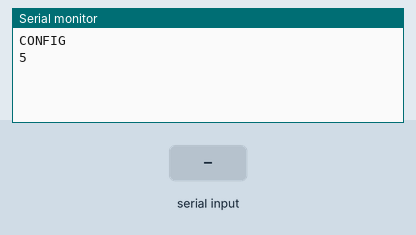
This sketch was run on a simulated Arduino Uno, built with avr-gcc and run on an emulated ATmega328P. Shown: the last lines printed to the serial monitor. The test bench sets the inputs (shaded band).

Above: at 1.2 s.
1.3 s: "s\n" received over Serial
At 2.1 s:
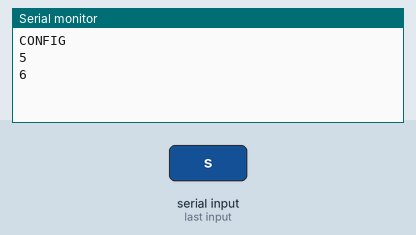
2.8 s: byte 115 ('s') received over Serial
At 4.1 s:
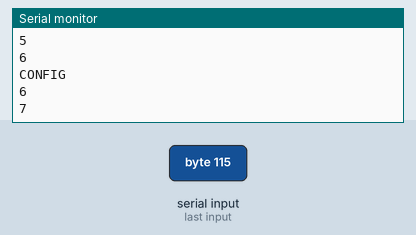
4.3 s: byte 108 ('l') received over Serial
At 4.9 s:
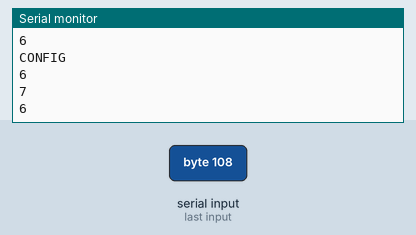
5.8 s: byte 99 ('c') received over Serial
At 7.5 s:
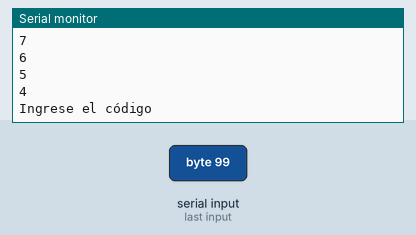
7.8 s: "4321\n" received over Serial
At 8.9 s:
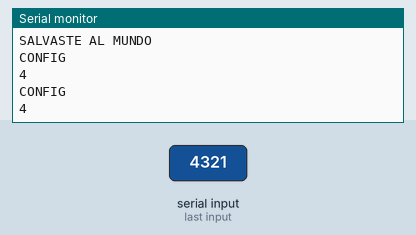
9.3 s: "l\n" received over Serial
At 13.1 s:
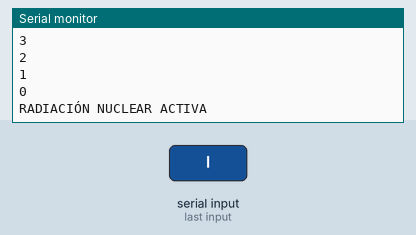
Timing chart, 0 to 13.3 s (numbered marks = the images above; inputs shaded):
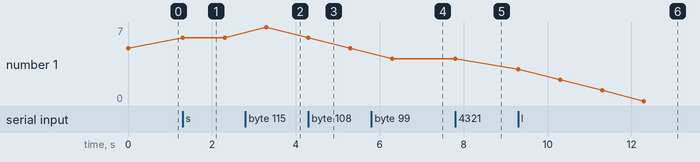

The sketch:

sketch_jul31a.ino
```cpp
char configuracion;

char codigo;

String contras;

bool pausado = false;

static uint32_t lastTime;

static uint32_t currentTime;

int tiempo = 5;

const int botonSubir = 2; // Pin para el botón S

const int botonBajar = 3; // Pin para el botón B

const int botonCuenta = 4; // Pin para el botón B


void setup() {

  pinMode(botonSubir, INPUT);

  pinMode(botonBajar, INPUT);

}

void loop() {

  task1();

  Serial.begin(115200);

}

void task1() {

  enum class Task1States {

    INIT,

    WAIT_FOR_TIMEOUT

  };

  static Task1States task1State = Task1States::INIT;

  switch (task1State) {

    case Task1States::INIT: {

      lastTime = millis();

      task1State = Task1States::WAIT_FOR_TIMEOUT;

      break;

    }

    case Task1States::WAIT_FOR_TIMEOUT: {

      CONFIG();

      break;

    }

    default: {

      break;

    }

  }

}

void CONFIG() {

  Serial.println("CONFIG");

  Serial.println(tiempo);

  while (true) {

    if (Serial.available() > 0) {

      configuracion = Serial.read();

      switch (configuracion) {

        case 's': {

          if (tiempo < 40) {

            tiempo++;

          }

          break;

        }

        case 'b': {

          if (tiempo > 1) {

            tiempo--;

          }

          break;

        }

        case 'l': {

          CUENTA();

          break;

        }

        default: {

          Serial.println("CONFIG");

          break;

        }

      }

      Serial.println(tiempo); // Mostrar el nuevo valor de tiempo

      delay(1000);

    }

  }

}

void CUENTA() {

  while (true) {

    currentTime = millis();

    if ((currentTime - lastTime) >= 1000) {

      tiempo--;

      lastTime = currentTime;

      Serial.println(tiempo); // Mostrar el nuevo valor de tiempo


    if (Serial.available() > 0) {

      codigo = Serial.read();

    }

    if (codigo == 'c') {

      CONTRASENA();

    }

    if (tiempo <= 0) {

      Serial.println("RADIACIÓN NUCLEAR ACTIVA");

      delay(2000);

      break; // Terminar el loop en lugar de llamar a loop() directamente

    }

    }

  }

}

void CONTRASENA() {

  Serial.println("Ingrese el código");

  String contras = ""; // Limpiar la cadena de entrada

  while (true) {

    if (Serial.available() > 0) {

      char inputChar = Serial.read();

      // Solo añadir el carácter si no es un salto de línea o retorno de carro

      if (inputChar != '\n' && inputChar != '\r') {

        contras += inputChar; // Agregar el carácter leído a la cadena

      }


      // Verificar si la longitud de la cadena es 4

      if (contras.length() == 4) {

        // Verificar si la contraseña es correcta

        if (contras == "4321") {

          Serial.println("SALVASTE AL MUNDO");

          CONFIG();

          break; // Salir del bucle si la contraseña es correcta

        } else {

          Serial.println("Contraseña incorrecta");

          contras = ""; // Limpiar la cadena para volver a intentarlo

          CUENTA();

        }

      }

    }

  }

}
```

Measured:
- after the input at 1.3 s, the serial monitor: prints a new line at once (image 1)
- after the input at 2.8 s, the serial monitor: prints a new line after 0.50 s (image 2)
- after the input at 5.8 s, the serial monitor: prints a new line after 0.50 s (image 4)
- after the input at 7.8 s, the serial monitor: prints a new line at once (image 5)
- after the input at 9.3 s, the serial monitor: prints a new line at once (image 6)
- plotted number 1: 5 → 6 after the input at 1.3 s, 6 → 7 after the input at 2.8 s, 7 → 5 after the input at 4.3 s, 4 → 0 after the input at 9.3 s
